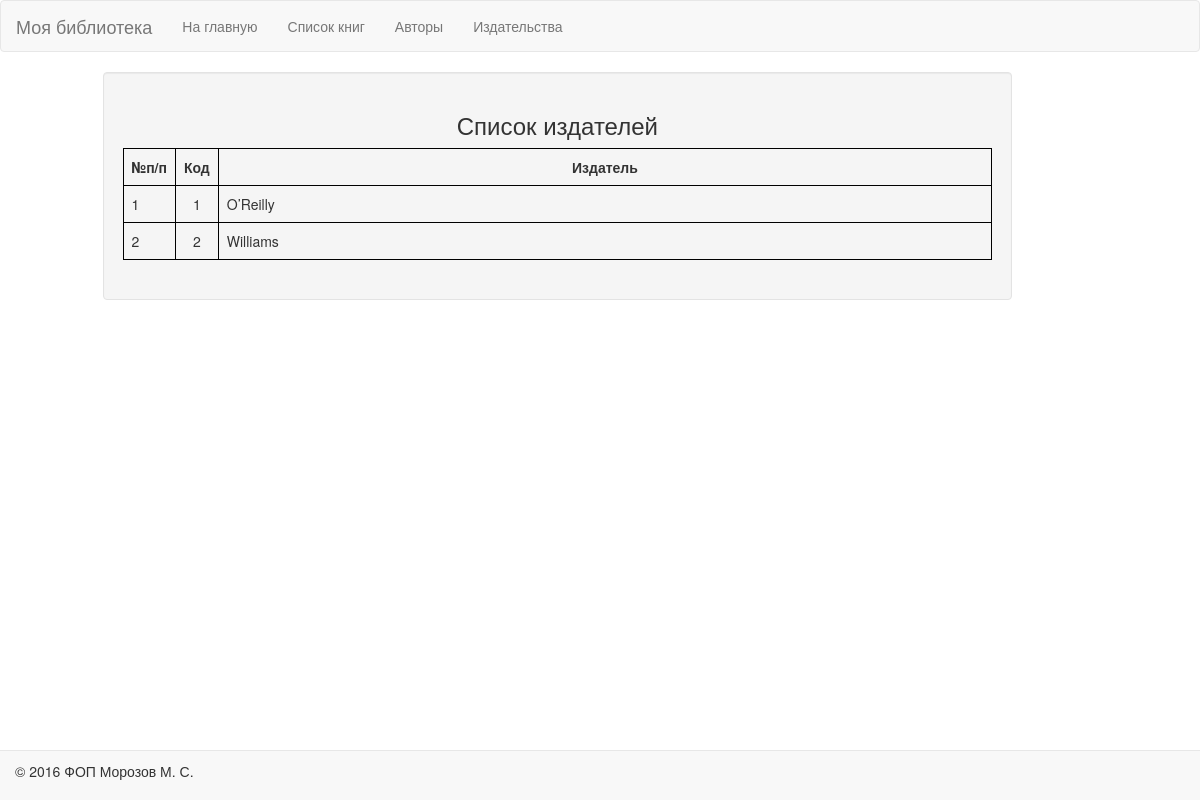
Screenshot of /index.php?page=publishers with the database file from the repository.
### tables this page shows
CREATE TABLE `publisher` (
  `id` int(11) NOT NULL AUTO_INCREMENT COMMENT 'Уникальный ИД издательства',
  `title` char(100) NOT NULL DEFAULT 'The издатель' COMMENT 'Название издательства',
  PRIMARY KEY (`id`),
  UNIQUE KEY `id_UNIQUE` (`id`)
);

### models/book.php (called while the page is built, shortened)
<?php
class Book_Model{
	private static function getDB(){
		$db = new mysqli(DB_HOSTNAME, DB_USERNAME, DB_PASSWORD, DB_DATABASE, DB_PORT);
		$db->set_charset("utf8");
		$db->query("SET SQL_MODE = ''");
		return $db;
	}
	public static function getPublishers($id = ''){
		$db = Book_Model::getDB();
		$sql = "select * from publisher as a";
		$res = $db->query($sql);
		$to_ret = [];
		if (!$db->errno) {
			if($res instanceof mysqli_result){
				while(($curr_res = $res->fetch_assoc())){
					$to_ret[] = $curr_res;
				}
			}
		}else {
			echo $db->error;
		}
		return $to_ret;
	}
}
?>

### templates/publishers.php (the view)
<?php
include_once 'models/book.php';
$data = Book_Model::getPublishers();
?>
<div class="row">
	<div class=col-lg-offset-1>
		<div class="col-lg-10">
			<?php if(count($data) == 0) { ?>
				<h2> Сожелею, но в базе сейчас нет данных об издателях</h2>
			<?php } else { ?>
				<div class="well">
					<h3 style="text-align: center;">Список издателей</h3>
					<table class="table table-bordered">
						<thead>
							<tr style="border: 1px solid black;">
								<th style="text-align: center;border: 1px solid black;width: 1%; white-space: nowrap;">№п/п</th>
								<th style="text-align: center;border: 1px solid black;width: 1%; white-space: nowrap;">Код</th>
								<th style="text-align: center;border: 1px solid black;">Издатель</th>
							</tr>
						</thead>
						<tbody>
							<?php foreach($data as $nom=>$row) { ?>
								<tr>
									<td style="border: 1px solid black;width: 1%; white-space: nowrap;"><?=++$nom;?></td>
									<td style="border: 1px solid black;text-align: center;width: 1%; white-space: nowrap;"><?=$row['id'];?></td>
									<td style="border: 1px solid black;"><?=$row['title'];?></td>
								</tr>
							<?php } ?>
						</tbody>
					</table>
				</div>
			<?php } ?>
		</div>
	</div>
</div>

### rows the page displays
publisher: id "1", title "O’Reilly"
publisher: id "2", title "Williams"

### other values shown
$title "Моя библиотека"
